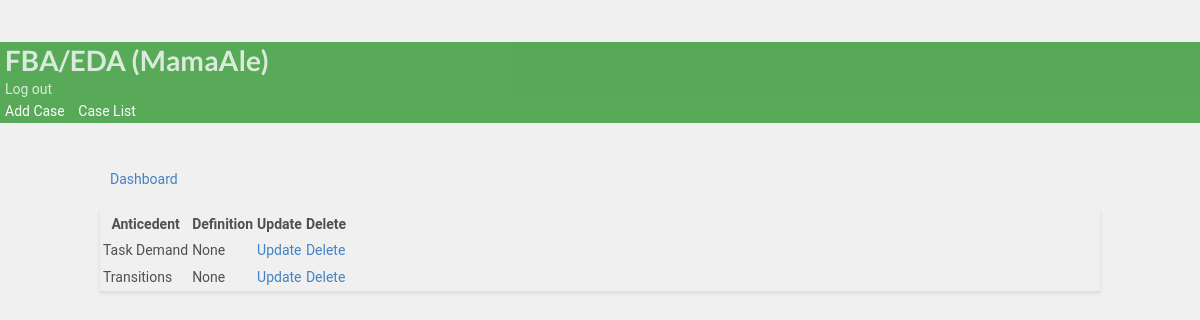
Screenshot of /edit_anticedent/2/ (signed in) with the database file from the repository.
### bip/models.py (models this page shows)
class Anticedent(models.Model):
        anticedentincident = models.CharField(max_length=50,verbose_name= 'Antecedent', null=True, blank=True)
        student= models.ForeignKey(Student,on_delete=models.CASCADE)
        anticedent_definition = models.CharField(null=True, blank=True, max_length=1000, verbose_name= 'Antecedent Definition')
        user = models.ForeignKey(User, on_delete=models.CASCADE,  default=None)
        def __str__(self):
          return self.anticedentincident

### bip/views.py (the view)
# urls.py: path('edit_anticedent/<pk>/', views.edit_anticedent_view, name='edit_anticedent'),
@login_required(login_url='case_manager_login')
@user_passes_test(is_case_manager)
def edit_anticedent_view(request, pk ):
    student = Student.objects.get(id=pk)
    anticedent = Anticedent.objects.all()
    anticedentset = student.anticedent_set.all()
    context= {
        'anticedentset':anticedentset,
        'student':student,
    }
    return render(request, 'bip/edit_anticedent.html', context)

### bip/context_processors.py (called while the page is built)
def user_context(request):
    user = get_user(request)
    return {'user': user}

### bip/templatetags/custom_filters.py (called while the page is built)
@register.filter(name='is_case_manager')
def is_case_manager(user):
    return user.groups.filter(name='CASE MANAGER').exists()

### bip/views.py (called while the page is built)
def is_case_manager(user):
    return user.groups.filter(name='CASE MANAGER').exists()

### bip/templates/bip/edit_anticedent.html (shortened to what this page needs)
{% extends 'partials/base.html' %}
{% block content %}
<br>
<br>
<div class="container">
  <a class="btn btn-outline-info btn-sm btn-block" href="{% url 'bip:dashboard' student.id %}"
  >Dashboard</a>
<br>
<div class="row">
  <div class="col-md">
    <div class="card card-body">
      <table class="table table-striped">
        <tr>
          <th>Anticedent</th>
          <th>Definition</th>
          <th>Update</th>
          <th>Delete</th>
        </tr>
        {% for anticedent_incident in anticedentset %}
                <tr>
                    <td>{{anticedent_incident }}</td>
                    <td>{{anticedent_incident.anticedent_definition }}</td>
                    <td><a class="btn btn-warning" href="{% url 'bip:update_anticedent' anticedent_incident.id%}">Update</a>
                    </td>
                    <td><a class="btn btn-danger" href="{% url 'bip:delete_anticedent' anticedent_incident.id %}">Delete</a></td>
                </tr>
        {% endfor%}
      </table>
    </div>
  </div>
</div>
<br>
<br>
<br>
{% endblock %}

### bip/templates/partials/nav.html (shortened to what this page needs)
{% load custom_filters %}
  <nav class="navbar navbar-dark ">
          <div class="navbar navbar-expand-lg">
                    {% if user.is_authenticated  %}
                    <div class="navbar-new">
                    <h1 class="logo"> <a class="colorwhite" href="">FBA/EDA ({{ user.username }})</a></h1>
          </div>
              <a class='colorwhite' class="nav-item nav-link" href="{% url 'bip:logout' %}"  >Log out</a>
          </div>
                 <div class="navbar-nav ml-auto">
                        {% if user|is_case_manager %}
              <a class="colorwhite" href="{% url 'bip:create_student' %}">Add Case</a>
              <a class="colorwhite" href="{% url 'bip:for_user' username=user.username %}">Case List</a>
                </div>
                {% endif %}
        {% endif %}
</nav>

### staticfiles/static_cdn/static_root/css/style.css (style rules this page uses)
body { background: white }
.navbar { opacity: 0.8; transition: 0.5s; background-color: #393 !important; color: #393; opacity: 0.8; transition: 0.5s; }
.navbar .colorwhite { color: white; ; text-decoration: none; padding: 5px; }
body { padding-top: 3rem; padding-bottom: 3rem; color: rgb(var(--bs-tertiary-color-rgb)); }

### bip/templates/bip/edit_anticedent.html (style rules this page uses)
body { font-family: 'Roboto', sans-serif; background-color: #f0f0f0; color: #505050; line-height: 1.6; }
.container { max-width: 1000px; margin: auto; }
.btn-outline-info { width: 100%; padding: 10px; margin-bottom: 20px; }
.card { margin-bottom: 20px; box-shadow: 0 2px 4px rgba(0, 0, 0, 0.1); }
.table { margin-top: 20px; }

### rows the page displays
Anticedent: anticedentincident "Task Demand", anticedent_definition "None"
Anticedent: anticedentincident "Transitions", anticedent_definition "None"

### other values shown
{{ user.username }} "MamaAle"
